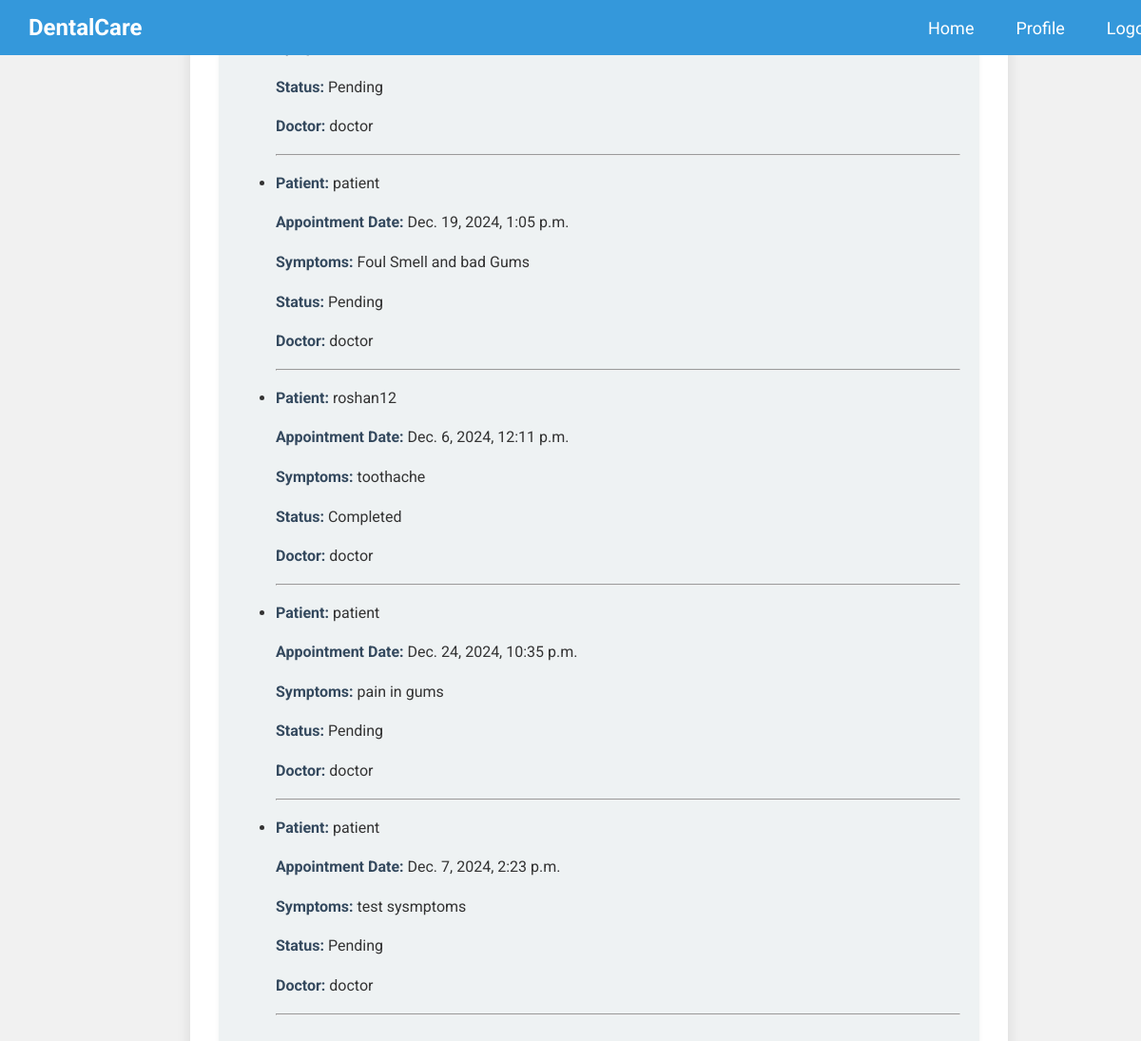
Page /doctor/doctor_appointment/ (signed in) on the committed database.
### appointment/models.py (models this page shows, shortened)
class Appointment(models.Model):
    class Status(models.TextChoices):
        PENDING = "Pending", "Pending"
        RESCHEDULED = "Rescheduled", "Rescheduled"
        COMPLETED = "Completed", "Completed"
    patient = models.ForeignKey(
        settings.AUTH_USER_MODEL,
        on_delete=models.CASCADE,
        limit_choices_to={'role': MyUser.Role.PATIENT},
        related_name="appointments"
    )
    doctor = models.ForeignKey(
        settings.AUTH_USER_MODEL,
        on_delete=models.SET_NULL,
        limit_choices_to={'role': MyUser.Role.DOCTOR},
        related_name="assigned_appointments",
        null=True,
        blank=True
    )
    created_by = models.ForeignKey(
        settings.AUTH_USER_MODEL,
        on_delete=models.CASCADE,
        limit_choices_to={'role': MyUser.Role.ADMIN},
        related_name="created_appointments"
    )
    symptoms = models.TextField()
    date = models.DateTimeField()
    status = models.CharField(
        max_length=20,
        choices=Status.choices,
        default=Status.PENDING
    )
    created_at = models.DateTimeField(auto_now_add=True)
    updated_at = models.DateTimeField(auto_now=True)

### userauth/models.py (models this page shows, shortened)
class MyUser(AbstractBaseUser, PermissionsMixin):
    class Role(models.TextChoices):
        ADMIN = "ADMIN", "Admin"
        DOCTOR = "DOCTOR", "Doctor"
        PATIENT = "PATIENT", "Patient"
    profilepicture= models.ImageField(upload_to='profile_pictures/', blank=True, null=True)
    role=models.CharField(max_length=40, choices=Role.choices, default=Role.PATIENT)
    username= models.CharField(max_length=40, unique=True)
    email= models.EmailField(max_length=225, unique=True,db_index=True )
    is_verified = models.BooleanField(default=False)
    is_active = models.BooleanField(default=True)
    is_staff = models.BooleanField(default=False)
    created_at = models.TimeField(auto_now_add=True) #auto_now_add gives starting time
    updated_at = models.TimeField(auto_now=True)  #auto now gives updated time
    USERNAME_FIELD = 'email'
    REQUIRED_FIELDS = ['username']
    objects= UserManager()

### doctor/views.py (the view)
# urls.py: path('doctor_appointment/', DoctorsAppointment.as_view(), name='doctorappointment'),
class DoctorsAppointment(ListView):
    template_name = 'doctor/doctor_appointment.html'
    model = Appointment
    context_object_name = 'my_appointments'
    def get_queryset(self):
        doctor = self.request.user
        return Appointment.objects.filter(doctor=doctor)

### doctor/Templates/doctor/doctor_appointment.html (shortened to what this page needs)
<!DOCTYPE html>
<html lang="en">
<head>
</head>
<body>
    <div class="navbar">
        <div class="logo">DentalCare</div>
        <div>
            <a href="#">Home</a>
            <a href="{% url 'doctordescription' %}">Profile</a>
            <a href="{% url 'logout' %}">Logout</a>
        </div>
    </div>
    <div class="container">
        <div class="appointment-details">
            {% if my_appointments %}
                <ul>
                    {% for appointment in my_appointments %}
                        <li>
                            <p><strong>Patient:</strong> {{ appointment.patient.username }}</p>
                            <p><strong>Appointment Date:</strong> {{ appointment.date }}</p>
                            <p><strong>Symptoms:</strong> {{ appointment.symptoms }}</p>
                            <p><strong>Status:</strong> {{ appointment.get_status_display }}</p>
                            <p><strong>Doctor:</strong> {{ appointment.doctor.username }}</p>
                            <hr>
                        </li>
                    {% endfor %}
                </ul>
            {% else %}
                <p>No appointments found for you.</p>
            {% endif %}
        </div>
    </div>
</body>
</html>

### doctor/Templates/doctor/doctor_appointment.html (style rules this page uses)
body { font-family: 'Roboto', sans-serif; margin: 0; padding: 0; background: #f1f1f1; color: #333; display: flex; justify-content: center; align-items: flex-start; flex-direction: column; height: 100vh; overflow-x: hidden; }
.navbar { background-color: #3498db; position: fixed; top: 0; left: 0; width: 100%; padding: 15px 30px; display: flex; justify-content: space-between; align-items: center; color: white; font-size: 16px; z-index: 1000; }
.navbar a { color: white; text-decoration: none; padding: 10px; font-size: 18px; margin-left: 20px; transition: color 0.3s ease; }
.navbar .logo { font-size: 24px; font-weight: bold; }
.container { max-width: 800px; margin-top: 90px; margin-left: 200px; padding: 30px; background: #fff; border-radius: 10px; box-shadow: 0 4px 15px rgba(0, 0, 0, 0.1); width: 100%; }
.appointment-details { padding: 20px; background: #eef2f3; border-radius: 8px; box-shadow: 0 2px 5px rgba(0, 0, 0, 0.05); }
.appointment-details p { font-size: 16px; line-height: 1.6; }
.appointment-details p strong { color: #34495e; }

### rows in the picture
Appointment: status "Pending", doctor.username "doctor"
Appointment: patient.username "patient", date "Dec. 19, 2024, 1:05 p.m.", symptoms "Foul Smell and bad Gums", status "Pending", doctor.username "doctor"
Appointment: patient.username "roshan12", date "Dec. 6, 2024, 12:11 p.m.", symptoms "toothache", status "Completed", doctor.username "doctor"
Appointment: patient.username "patient", date "Dec. 24, 2024, 10:35 p.m.", symptoms "pain in gums", status "Pending", doctor.username "doctor"
Appointment: patient.username "patient", date "Dec. 7, 2024, 2:23 p.m.", symptoms "test sysmptoms", status "Pending", doctor.username "doctor"
